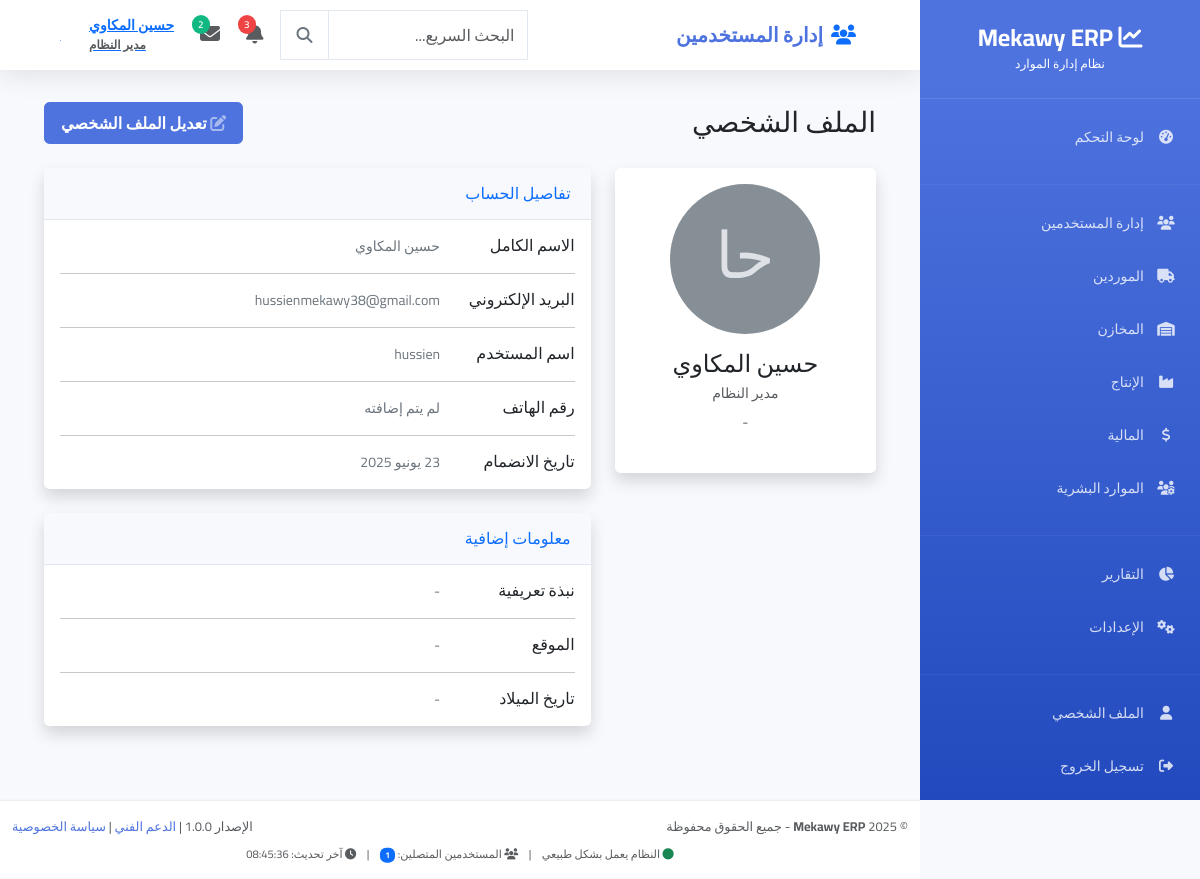
/users/profile/ (signed in), run on the app's committed database.
### users/models.py (models this page shows, shortened)
class User(AbstractUser):
    ROLE_CHOICES = [
        ('admin', 'مدير النظام'),
        ('manager', 'مدير'),
        ('warehouse_manager', 'مدير المخازن'),
        ('warehouse_employee', 'موظف مخازن'),
        ('production_manager', 'مدير الإنتاج'),
        ('accountant', 'محاسب'),
        ('employee', 'موظف'),
        ('viewer', 'مشاهد فقط'),
    ]
    email = models.EmailField(unique=True, verbose_name="البريد الإلكتروني")
    phone = models.CharField(max_length=20, blank=True, null=True, verbose_name="رقم الهاتف")
    role = models.CharField(max_length=20, choices=ROLE_CHOICES, default='employee', verbose_name="الدور")
    department = models.CharField(max_length=100, blank=True, null=True, verbose_name="القسم")
    profile_picture = models.ImageField(upload_to='profile_pics/', blank=True, null=True, verbose_name="الصورة الشخصية")
    is_active = models.BooleanField(default=True, verbose_name="نشط")
    created_at = models.DateTimeField(auto_now_add=True, verbose_name="تاريخ الإنشاء")
    updated_at = models.DateTimeField(auto_now=True, verbose_name="آخر تحديث")
    USERNAME_FIELD = 'email'
    REQUIRED_FIELDS = ['username', 'first_name', 'last_name']
    class Meta:
        db_table = 'users_user'
        verbose_name = 'مستخدم'
        verbose_name_plural = 'المستخدمون'
    @property
    def full_name(self):
        return f"{self.first_name} {self.last_name}".strip()

class UserProfile(models.Model):
    user = models.OneToOneField(User, on_delete=models.CASCADE, related_name='profile')
    bio = models.TextField(max_length=500, blank=True, verbose_name="نبذة تعريفية")
    location = models.CharField(max_length=30, blank=True, verbose_name="الموقع")
    birth_date = models.DateField(null=True, blank=True, verbose_name="تاريخ الميلاد")
    theme_preference = models.CharField(
        max_length=10,
        choices=[('light', 'فاتح'), ('dark', 'داكن')],
        default='light',
        verbose_name="تفضيل المظهر"
    )
    language_preference = models.CharField(
        max_length=10,
        choices=[('en', 'English'), ('ar', 'العربية')],
        default='ar',
        verbose_name="تفضيل اللغة"
    )

### users/views.py (the view)
# urls.py: path('profile/', views.ProfileView.as_view(), name='profile'),
class ProfileView(LoginRequiredMixin, TemplateView):
    template_name = 'users/profile.html'
    def get_context_data(self, **kwargs):
        context = super().get_context_data(**kwargs)
        context['profile'] = self.request.user.profile
        return context

### Mekawy_ERP/context_processors.py (called while the page is built)
def global_context(request):
    context = {
        'current_year': timezone.now().year,
        'current_date': timezone.now().date(),
        'current_time': timezone.now().time(),
    }
    if request.user.is_authenticated:
        context['online_users_count'] = User.objects.filter(is_active=True).count()
        context['last_update'] = timezone.now().strftime('%H:%M:%S')
    return context

### templates/users/profile.html (shortened to what this page needs)
{% extends "base.html" %}
{% load static %}
{% block content %}
<div class="container-fluid">
    <div class="d-sm-flex align-items-center justify-content-between mb-4">
        <h1 class="h3 mb-0 text-gray-800">الملف الشخصي</h1>
        <a href="{% url 'users:profile_edit' %}" class="btn btn-primary btn-icon-split">
            <span class="icon text-white-50"><i class="fas fa-edit"></i></span>
            <span class="text">تعديل الملف الشخصي</span>
        </a>
    </div>
    <div class="row">
        <div class="col-lg-4">
            <div class="card shadow mb-4">
                <div class="card-body text-center d-flex flex-column align-items-center">
                    {% if user.profile_picture %}
                        <img src="{{ user.profile_picture.url }}"
                             alt="Profile Picture" class="img-fluid rounded-circle mb-3" style="width: 150px; height: 150px; object-fit: cover;">
                    {% else %}
                        <div class="mb-3">
                            <svg class="img-fluid rounded-circle" width="150" height="150" xmlns="http://www.w3.org/2000/svg" role="img" aria-label="Placeholder: Initials" preserveAspectRatio="xMidYMid slice" focusable="false">
                                <title>Placeholder</title>
                                <rect width="100%" height="100%" fill="#868e96"></rect>
                                <text x="50%" y="50%" fill="#dee2e6" dy=".3em" text-anchor="middle" font-size="4rem" font-family="Cairo, sans-serif">{{ user.first_name|first|upper }}{{ user.last_name|first|upper }}</text>
                            </svg>
                        </div>
                    {% endif %}
                    <h4 class="mb-1">{{ user.full_name }}</h4>
                    <p class="text-muted mb-2">{{ user.get_role_display }}</p>
                    <p class="text-muted mb-4">{{ user.department|default:"-" }}</p>
                </div>
            </div>
        </div>
        <div class="col-lg-8">
            <div class="card shadow mb-4">
                <div class="card-header py-3">
                    <h6 class="m-0 font-weight-bold text-primary">تفاصيل الحساب</h6>
                </div>
                <div class="card-body">
                    <div class="row">
                        <div class="col-sm-3"><h6 class="mb-0">الاسم الكامل</h6></div>
                        <div class="col-sm-9 text-secondary">{{ user.full_name }}</div>
                    </div>
                    <hr>
                    <div class="row">
                        <div class="col-sm-3"><h6 class="mb-0">البريد الإلكتروني</h6></div>
                        <div class="col-sm-9 text-secondary">{{ user.email }}</div>
                    </div>
                    <hr>
                    <div class="row">
                        <div class="col-sm-3"><h6 class="mb-0">اسم المستخدم</h6></div>
                        <div class="col-sm-9 text-secondary">{{ user.username }}</div>
                    </div>
                    <hr>
                    <div class="row">
                        <div class="col-sm-3"><h6 class="mb-0">رقم الهاتف</h6></div>
                        <div class="col-sm-9 text-secondary">{{ user.phone|default:"لم يتم إضافته" }}</div>
                    </div>
                    <hr>
                    <div class="row">
                        <div class="col-sm-3"><h6 class="mb-0">تاريخ الانضمام</h6></div>
                        <div class="col-sm-9 text-secondary">{{ user.date_joined|date:"d M Y" }}</div>
                    </div>
                </div>
            </div>
            <div class="card shadow mb-4">
                <div class="card-header py-3">
                    <h6 class="m-0 font-weight-bold text-primary">معلومات إضافية</h6>
                </div>
                <div class="card-body">
                    <div class="row">
                        <div class="col-sm-3"><h6 class="mb-0">نبذة تعريفية</h6></div>
                        <div class="col-sm-9 text-secondary">{{ profile.bio|default:"-" }}</div>
                    </div>
                    <hr>
                    <div class="row">
                        <div class="col-sm-3"><h6 class="mb-0">الموقع</h6></div>
                        <div class="col-sm-9 text-secondary">{{ profile.location|default:"-" }}</div>
                    </div>
                    <hr>
                    <div class="row">
                        <div class="col-sm-3"><h6 class="mb-0">تاريخ الميلاد</h6></div>
                        <div class="col-sm-9 text-secondary">{{ profile.birth_date|date:"d M Y"|default:"-" }}</div>
                    </div>
                </div>
            </div>
        </div>
    </div>
</div>
{% endblock %}

### templates/partials/navbar.html (shortened to what this page needs)
<nav class="navbar navbar-expand-lg">
    <div class="container-fluid px-3">
        <div class="navbar-brand mb-0 fw-bold fs-5">
            {% block page_title %}
                {% if request.resolver_match.url_name == 'index' %}
                    <i class="fas fa-tachometer-alt text-primary me-2"></i>لوحة التحكم
                {% elif 'users' in request.resolver_match.app_name %}
                    <i class="fas fa-users text-primary me-2"></i>إدارة المستخدمين
                {% elif 'suppliers' in request.resolver_match.app_name %}
                    <i class="fas fa-truck text-primary me-2"></i>إدارة الموردين
                {% elif 'warehouses' in request.resolver_match.app_name %}
                    <i class="fas fa-warehouse text-primary me-2"></i>إدارة المخازن
                {% elif 'production' in request.resolver_match.app_name %}
                    <i class="fas fa-industry text-primary me-2"></i>إدارة الإنتاج
                {% elif 'finance' in request.resolver_match.app_name %}
                    <i class="fas fa-chart-line text-primary me-2"></i>إدارة المالية
                {% elif 'hr' in request.resolver_match.app_name %}
                    <i class="fas fa-users-cog text-primary me-2"></i>الموارد البشرية
                {% else %}
                    <i class="fas fa-chart-line text-primary me-2"></i>Mekawy ERP
                {% endif %}
            {% endblock %}
        </div>
        <div class="d-flex align-items-center gap-2">
            <div class="search-container d-none d-md-block">
                <div class="input-group">
                    <input type="text" class="form-control search-input" placeholder="البحث السريع..." style="width: 200px;">
                    <button class="btn btn-outline-secondary search-btn" type="button">
                        <i class="fas fa-search"></i>
                    </button>
                </div>
            </div>
            <div class="dropdown">
                <button class="btn btn-link position-relative p-2" data-bs-toggle="dropdown">
                    <i class="fas fa-bell fs-5 text-muted"></i>
                    <span class="notification-badge">3</span>
                </button>
            </div>
            <div class="dropdown">
                <button class="btn btn-link position-relative p-2" data-bs-toggle="dropdown">
                    <i class="fas fa-envelope fs-5 text-muted"></i>
                    <span class="message-badge">2</span>
                </button>
            </div>
            <div class="dropdown">
                <button class="btn btn-link d-flex align-items-center gap-2 p-2" data-bs-toggle="dropdown">
                    <div class="user-info text-end d-none d-lg-block">
                        <div class="fw-semibold">{{ user.get_full_name|default:user.username }}</div>
                        <small class="text-muted">{{ user.get_role_display|default:"مستخدم" }}</small>
                    </div>
                    {% if user.profile_picture %}
                        <img src="{{ user.profile_picture.url }}" class="user-avatar" alt="{{ user.get_full_name }}">
                    {% else %}
                        <div class="user-avatar-placeholder">
                            {{ user.get_full_name|first|upper|default:"U" }}
                        </div>
                    {% endif %}
                </button>
            </div>
        </div>
    </div>
</nav>

### templates/base.html (style rules this page uses)
:root { --primary-color: #4e73df; --secondary-color: #858796; --success-color: #1cc88a; --info-color: #36b9cc; --warning-color: #f6c23e; --danger-color: #e74a3b; --light-color: #f8f9fc; --dark-color: #5a5c69; --sidebar-width: 280px; --navbar-height: 70px; }
* { font-family: 'Cairo', sans-serif; }
body { background-color: var(--light-color); font-size: 14px; }
.navbar { background-color: white; box-shadow: 0 0.15rem 1.75rem 0 rgba(58, 59, 69, 0.15); height: var(--navbar-height); padding: 0 1.5rem; }
.navbar-brand { font-weight: 700; color: var(--primary-color); }
.card { border: none; box-shadow: 0 0.15rem 1.75rem 0 rgba(58, 59, 69, 0.15); border-radius: 0.35rem; }
.card-header { background-color: var(--light-color); border-bottom: 1px solid #e3e6f0; padding: 1rem 1.25rem; }
.btn { border-radius: 0.35rem; font-weight: 600; padding: 0.5rem 1rem; }
.btn-primary { background-color: var(--primary-color); border-color: var(--primary-color); }
.form-control { border-radius: 0.35rem; border: 1px solid #d1d3e2; padding: 0.75rem; }

### templates/partials/navbar.html (style rules this page uses)
.search-input { border-radius: 20px 0 0 20px; border: 1px solid #e2e8f0; transition: all 0.2s ease; }
.search-btn { border-radius: 0 20px 20px 0; border: 1px solid #e2e8f0; border-right: none; }
.notification-badge, .message-badge { position: absolute; top: 0; left: 0; background: #ef4444; color: white; font-size: 10px; font-weight: 600; padding: 2px 6px; border-radius: 10px; min-width: 16px; text-align: center; }
.message-badge { background: #10b981; }
.user-avatar, .user-avatar-placeholder { width: 32px; height: 32px; border-radius: 50%; }
.user-avatar-placeholder { background: var(--primary); color: white; display: flex; align-items: center; justify-content: center; font-weight: 600; font-size: 14px; }
.user-info { line-height: 1.2; }
.user-info div { font-size: 14px; }
.user-info small { font-size: 12px; }

### data on the page
User: get_full_name "حسين المكاوي", role "مدير النظام", get_full_name|first "ح", first_name|first "ح", last_name|first "ا", full_name "حسين المكاوي", department "-", email "hussienmekawy38@gmail.com", username "hussien", phone "لم يتم إضافته", date_joined "23 يونيو 2025"
UserProfile: bio "-", location "-", birth_date "-"

### other printed values
{{ online_users_count|default:"0" }} "1"
{{ last_update|default:"الآن" }} "08:45:36"
